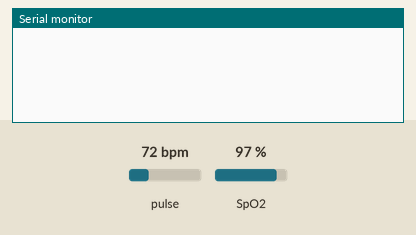
This sketch was run on a simulated Arduino Uno, built with avr-gcc and run on an emulated ATmega328P. On the bench: the last lines printed to the serial monitor. The inputs (shaded band) are chosen by the test bench; at power-on: pulse 72 bpm, SpO2 97 %.

Above: at 2.2 s.
2.3 s: pulse set to 42 bpm
At 6.1 s:
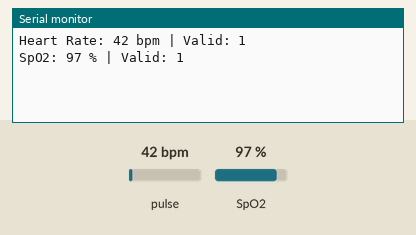
6.5 s: SpO2 set to 80 %
8.0 s: pulse set to 70 bpm
At 10.3 s:
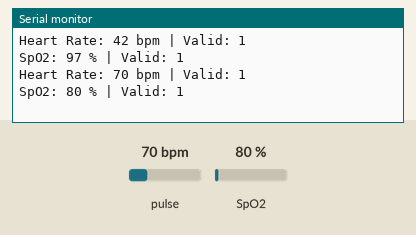

The sketch:

latetest_heart_rate_spo2.ino
```cpp
#include <Wire.h>
#include "MAX30105.h"
#include "spo2_algorithm.h"

MAX30105 particleSensor;

#define BUFFER_SIZE 50
uint32_t irBuffer[BUFFER_SIZE];
uint32_t redBuffer[BUFFER_SIZE];

int32_t spo2;
int8_t validSPO2;
int32_t heartRate;
int8_t validHeartRate;

void setup() {
  Serial.begin(115200);
  delay(1000);
  if (!particleSensor.begin(Wire, I2C_SPEED_FAST)) {
    Serial.println("MAX30105 not found.");
    while (1);
  }

  // Enable Red + IR mode
  particleSensor.setup(0x1F, 8, 2, 100, 411, 4096);
}

void loop() {
  // Fill buffer
  for (int i = 0; i < BUFFER_SIZE; i++) {
    while (!particleSensor.available()) particleSensor.check();
    redBuffer[i] = particleSensor.getRed();
    irBuffer[i] = particleSensor.getIR();
    particleSensor.nextSample();
  }

  // Calculate SpO2 and Heart Rate
  maxim_heart_rate_and_oxygen_saturation(irBuffer, BUFFER_SIZE, redBuffer, &spo2, &validSPO2, &heartRate, &validHeartRate);

  Serial.print("Heart Rate: ");
  Serial.print(heartRate);
  Serial.print(" bpm | Valid: ");
  Serial.println(validHeartRate);

  Serial.print("SpO2: ");
  Serial.print(spo2);
  Serial.print(" % | Valid: ");
  Serial.println(validSPO2);

  delay(5);  // optional delay
}
```

Measured:
- after the input at 2.3 s, the serial monitor: prints a new line after 2.7 s (image 1)
- after the input at 8.0 s, the serial monitor: prints a new line after 1.0 s (image 2)
